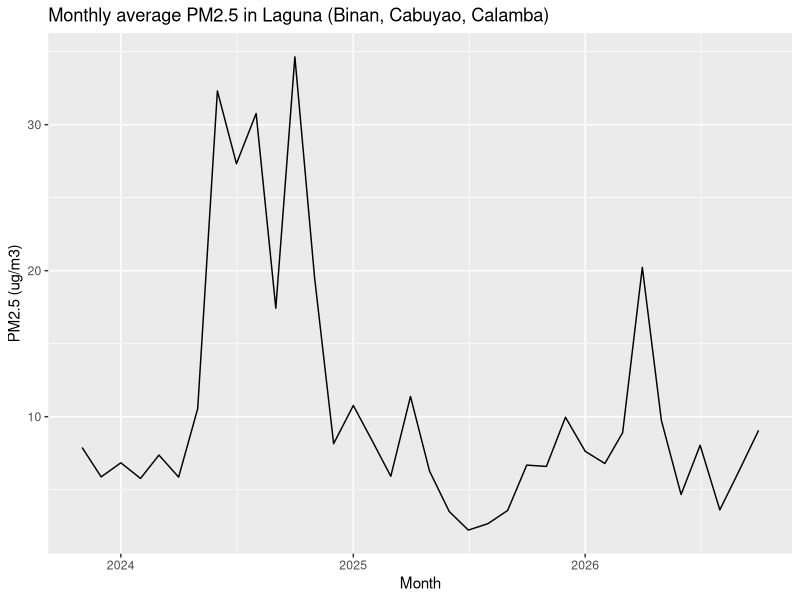

Reproduce this figure in R.
# CSST101 - Week 2: Dataset import, exploration, and preparation
# Project: Air quality in Laguna (Binan, Cabuyao, Calamba)
# Data: Philippine Cities Air Quality Index Data (Kaggle, OpenWeatherMap), Nov 2023 - Oct 2026
#
# Before running: put laguna_air_quality_2023-2026.csv in the same folder as this
# script, then in RStudio use Session > Set Working Directory > To Source File Location.
# First time only: install.packages("tidyverse")

library(tidyverse)
library(lubridate)

# ---- 1. Import ------------------------------------------------------------
aq <- read_csv("laguna_air_quality_2023-2026.csv")

glimpse(aq)          # column names and types
dim(aq)              # rows and columns
head(aq)

# ---- 2. Explore -----------------------------------------------------------
range(aq$datetime)                 # date range
count(aq, town)                    # rows per town
colSums(is.na(aq))                 # missing values per column
sum(duplicated(aq[c("town", "datetime")]))   # duplicate town-hour rows
summary(aq)

# AQI level counts (OpenWeatherMap scale: 1 = Good ... 5 = Very Poor)
count(aq, aqi_level) %>% mutate(percent = round(100 * n / sum(n), 1))

# ---- 3. Clean -------------------------------------------------------------
# Placeholder values (-9999 and similar) were already blanked out as NA.
# Keep only rows that have PM2.5 and PM10.
aq_clean <- aq %>%
  filter(!is.na(pm2_5), !is.na(pm10)) %>%
  distinct(town, datetime, .keep_all = TRUE)

nrow(aq) - nrow(aq_clean)          # how many rows were removed

# ---- 4. Prepare (new columns) ---------------------------------------------
aq_clean <- aq_clean %>%
  mutate(
    year       = year(datetime),
    month      = month(datetime),
    hour       = hour(datetime),
    season     = if_else(month %in% 6:11, "Rainy", "Dry"),   # PH: rainy Jun-Nov
    aqi_label  = factor(aqi_level, levels = 1:5,
                        labels = c("Good", "Fair", "Moderate", "Poor", "Very Poor"))
  )

# ---- 5. Check: are the three towns really different? ------------------------
# The towns are close together, so the source may give them the same values.
town_spread <- aq_clean %>%
  group_by(datetime) %>%
  summarise(n_towns = n(),
            spread  = max(pm2_5) - min(pm2_5),
            .groups = "drop") %>%
  filter(n_towns == 3)

summary(town_spread$spread)                 # difference in PM2.5 between towns
mean(town_spread$spread == 0) * 100         # percent of hours with identical PM2.5

# ---- 6. One Laguna series (one row per hour) --------------------------------
laguna_hourly <- aq_clean %>%
  group_by(datetime) %>%
  summarise(across(c(pm2_5, pm10, no2, o3, so2, co, no, nh3), mean),
            aqi_level = round(mean(aqi_level)),
            .groups = "drop") %>%
  mutate(
    year   = year(datetime),
    month  = month(datetime),
    hour   = hour(datetime),
    season = if_else(month %in% 6:11, "Rainy", "Dry")
  )

dim(laguna_hourly)

# ---- 7. Quick look: monthly average PM2.5 ----------------------------------
laguna_hourly %>%
  mutate(ym = floor_date(datetime, "month")) %>%
  group_by(ym) %>%
  summarise(avg_pm25 = mean(pm2_5), .groups = "drop") %>%
  ggplot(aes(ym, avg_pm25)) +
  geom_line() +
  labs(title = "Monthly average PM2.5 in Laguna (Binan, Cabuyao, Calamba)",
       x = "Month", y = "PM2.5 (ug/m3)")

# ---- 8. Save the cleaned data ------------------------------------------------
write_csv(aq_clean, "laguna_air_quality_clean.csv")
write_csv(laguna_hourly, "laguna_hourly_clean.csv")
